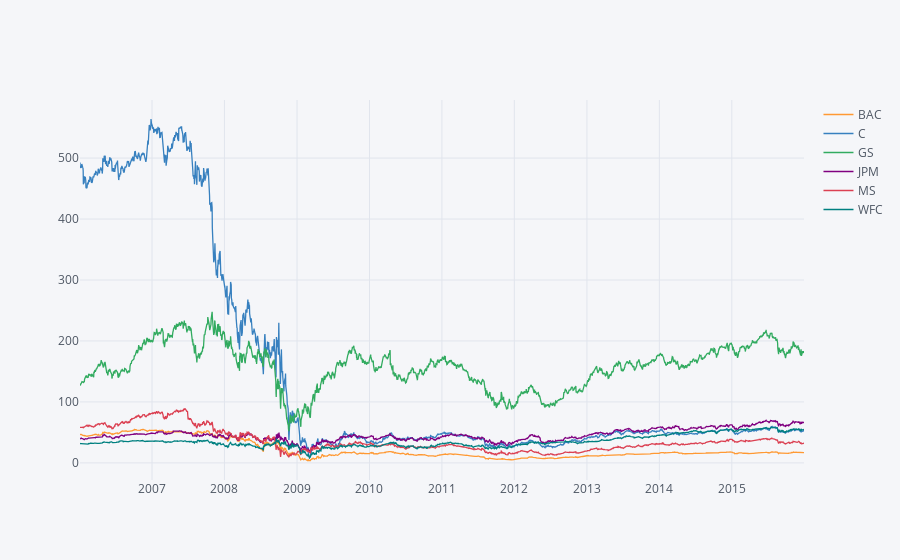

Source (notebook cell):
### Markdown cell above
** Create a line plot showing Close price for each bank for the entire index of time. (Hint: Try using a for loop, or use [.xs](http://pandas.pydata.org/pandas-docs/stable/generated/pandas.DataFrame.xs.html) to get a cross section of the data.)**

### Code cell
bank_stocks.xs(key="Close",axis=1,level='Stock Info').iplot()

### Figure 1 — Plotly figure (JSON) as saved in the notebook; plotly's stock layout.template omitted (floating-point values rounded to 4 significant figures; data arrays with more than 128 entries replaced by an {"elided": "..."} marker saying what was removed)
{"data": [{"line": {"color": "rgba(255, 153, 51, 1.0)", "dash": "solid", "shape": "linear", "width": 1.3}, "mode": "lines", "name": "BAC", "text": "", "type": "scatter", "uid": "d909394c-1b61-45d4-9933-bb511d0b5582", "x": {"elided": "2517 str values"}, "y": {"elided": "2517 float values"}}, {"line": {"color": "rgba(55, 128, 191, 1.0)", "dash": "solid", "shape": "linear", "width": 1.3}, "mode": "lines", "name": "C", "text": "", "type": "scatter", "uid": "ed354ffa-a258-4b70-9902-ff1a35b31ade", "x": {"elided": "2517 str values"}, "y": {"elided": "2517 float values"}}, {"line": {"color": "rgba(50, 171, 96, 1.0)", "dash": "solid", "shape": "linear", "width": 1.3}, "mode": "lines", "name": "GS", "text": "", "type": "scatter", "uid": "86d1c6f9-0c77-4201-afd1-8d669d47c043", "x": {"elided": "2517 str values"}, "y": {"elided": "2517 float values"}}, {"line": {"color": "rgba(128, 0, 128, 1.0)", "dash": "solid", "shape": "linear", "width": 1.3}, "mode": "lines", "name": "JPM", "text": "", "type": "scatter", "uid": "3bf60080-d742-4e88-b00d-5ed962d45262", "x": {"elided": "2517 str values"}, "y": {"elided": "2517 float values"}}, {"line": {"color": "rgba(219, 64, 82, 1.0)", "dash": "solid", "shape": "linear", "width": 1.3}, "mode": "lines", "name": "MS", "text": "", "type": "scatter", "uid": "629faeba-fd14-4d8f-9db3-bf0088490a3d", "x": {"elided": "2517 str values"}, "y": {"elided": "2517 float values"}}, {"line": {"color": "rgba(0, 128, 128, 1.0)", "dash": "solid", "shape": "linear", "width": 1.3}, "mode": "lines", "name": "WFC", "text": "", "type": "scatter", "uid": "f5a14b19-9d1f-4b9a-a2f0-d05bfda85657", "x": {"elided": "2517 str values"}, "y": {"elided": "2517 float values"}}], "layout": {"legend": {"bgcolor": "#F5F6F9", "font": {"color": "#4D5663"}}, "paper_bgcolor": "#F5F6F9", "plot_bgcolor": "#F5F6F9", "title": {"font": {"color": "#4D5663"}}, "xaxis": {"gridcolor": "#E1E5ED", "showgrid": true, "tickfont": {"color": "#4D5663"}, "title": {"font": {"color": "#4D5663"}, "text": ""}, "zerolinecolor": "#E1E5ED"}, "yaxis": {"gridcolor": "#E1E5ED", "showgrid": true, "tickfont": {"color": "#4D5663"}, "title": {"font": {"color": "#4D5663"}, "text": ""}, "zerolinecolor": "#E1E5ED"}}}
